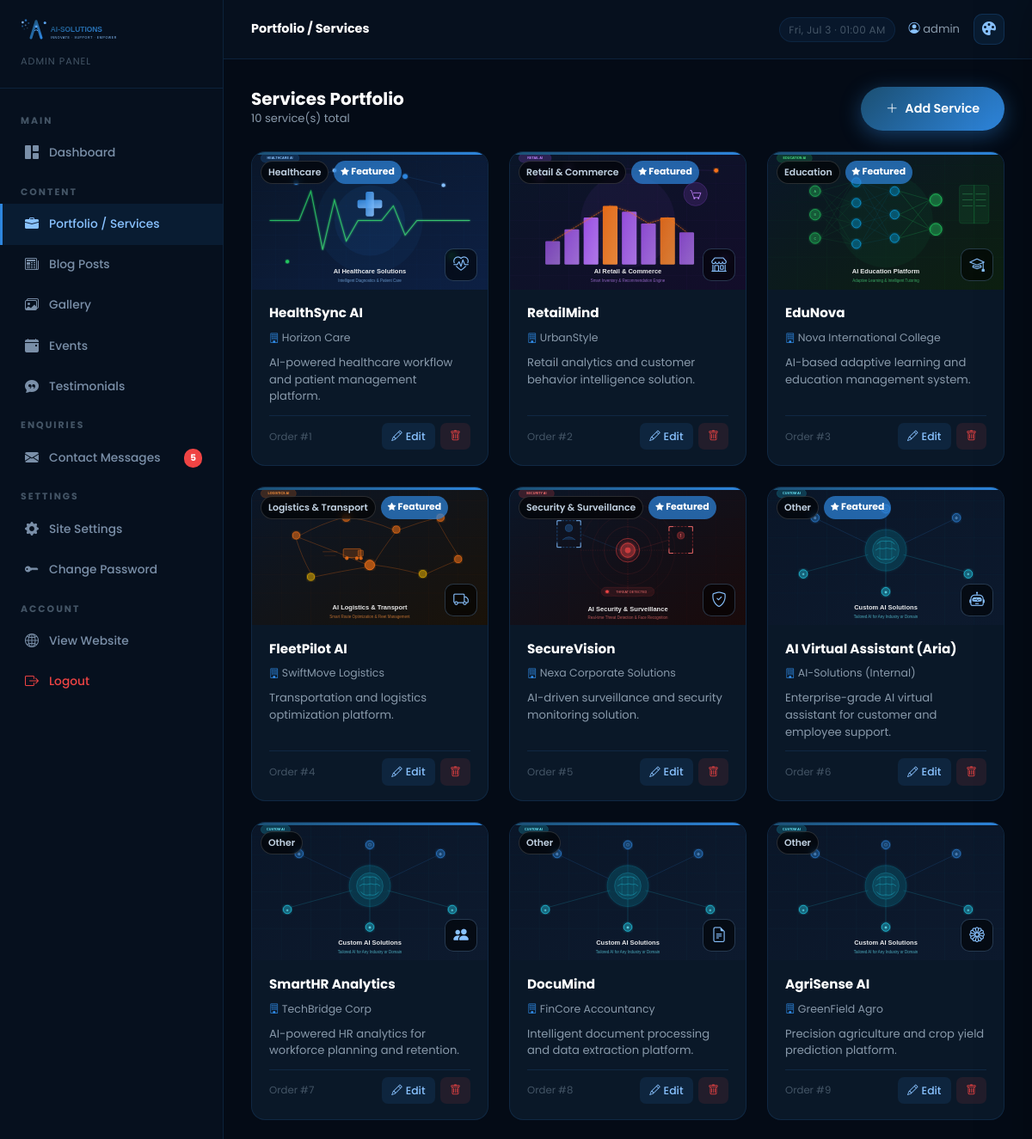
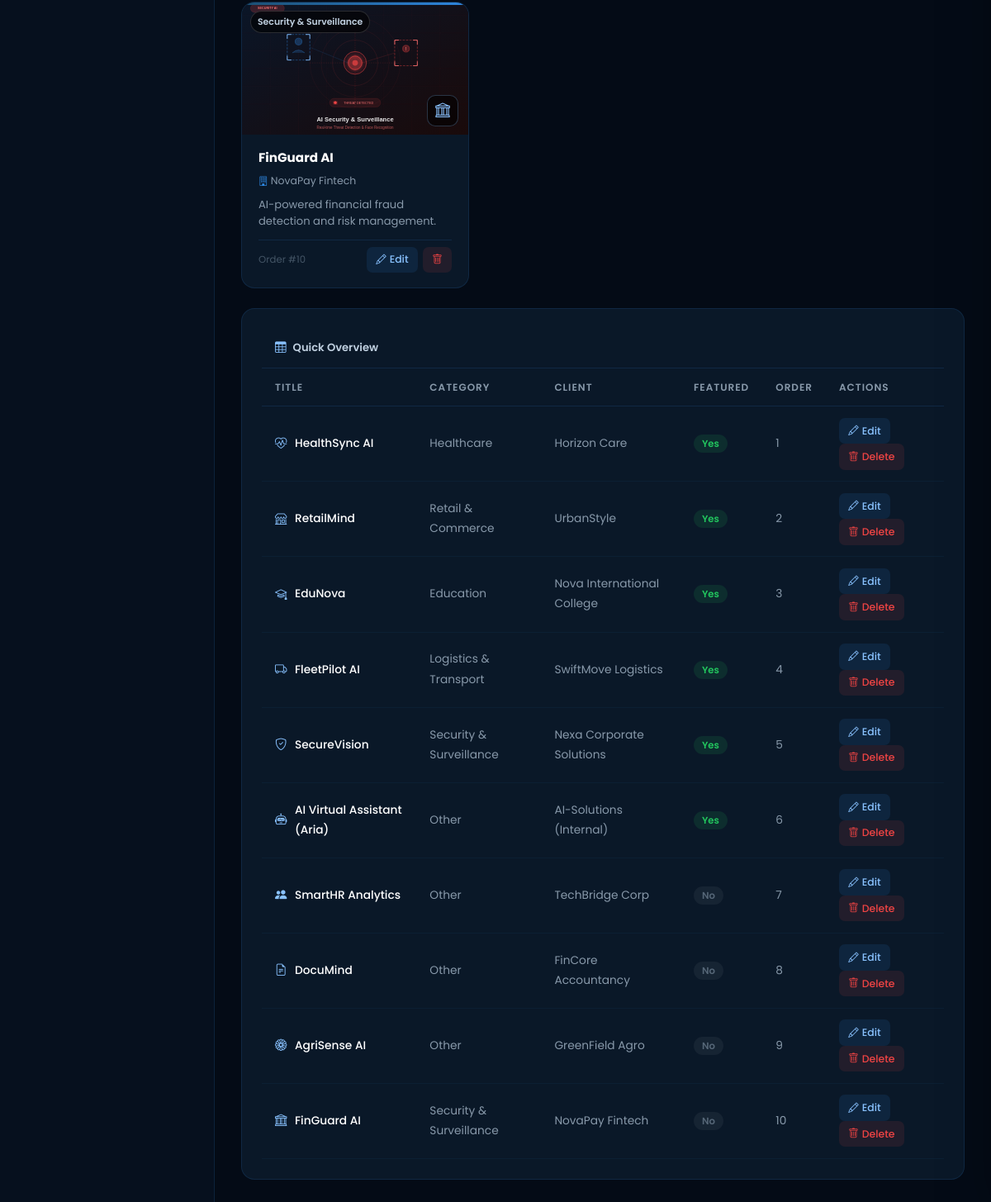
Page /panel/services/ (signed in) on the committed database (2 pictures, top to bottom).
### core/models.py (models this page shows, shortened)
class Service(models.Model):
    CATEGORY_CHOICES = [
        ('healthcare', 'Healthcare'),
        ('retail', 'Retail & Commerce'),
        ('education', 'Education'),
        ('logistics', 'Logistics & Transport'),
        ('security', 'Security & Surveillance'),
        ('other', 'Other'),
    ]
    title = models.CharField(max_length=200)
    slug = models.SlugField(unique=True)
    category = models.CharField(max_length=50, choices=CATEGORY_CHOICES, default='other')
    short_description = models.CharField(max_length=300)
    description = models.TextField()
    features = models.JSONField(default=list)
    icon = models.CharField(max_length=100, default='bi-gear')
    image = models.ImageField(upload_to='services/', blank=True, null=True)
    client_name = models.CharField(max_length=100, blank=True)
    is_featured = models.BooleanField(default=False)
    order = models.PositiveIntegerField(default=0)
    created_at = models.DateTimeField(auto_now_add=True)
    class Meta:
        ordering = ['order', 'title']
        verbose_name = 'Service / Portfolio'
        verbose_name_plural = 'Services / Portfolio'

### panel/views.py (the view)
    def wrapper(request, *args, **kwargs):
        if not request.user.is_authenticated:
            return redirect('panel_login')
        if not request.user.is_staff:
            messages.error(request, 'Access denied.')
            return redirect('panel_login')
        return view_func(request, *args, **kwargs)

### templates/panel/services_list.html (shortened to what this page needs)
{% extends 'panel/base_panel.html' %}
{% load static %}
{% block page_title %}Portfolio / Services{% endblock %}
{% block content %}
<div class="d-flex justify-content-between align-items-center mb-4">
  <div>
    <h5 style="color:#fff;font-weight:700;margin:0;">Services Portfolio</h5>
    <p style="font-size:.82rem;color:var(--text-muted);margin:0;">{{ services.count }} service(s) total</p>
  </div>
  <a href="{% url 'panel_service_add' %}" class="btn-primary-custom" style="display:inline-flex;">
    <i class="bi bi-plus-lg"></i> Add Service
  </a>
</div>
<div class="row g-4 mb-4">
  {% for s in services %}
  <div class="col-xl-4 col-md-6">
    <div class="panel-card" style="position:relative;padding:0;overflow:hidden;display:flex;flex-direction:column;height:100%;">
      <div style="position:absolute;top:0;left:0;right:0;height:3px;background:var(--gradient-1);z-index:1;"></div>
      <div style="position:relative;height:160px;overflow:hidden;background:#0a1628;">
        {% if s.image %}
          <img src="{{ s.image.url }}" alt="{{ s.title }}"
               style="width:100%;height:100%;object-fit:cover;opacity:0.85;">
        {% else %}
          {% if s.category == 'healthcare' %}
            <img src="{% static 'images/service-healthcare.svg' %}" alt="{{ s.title }}"
                 style="width:100%;height:100%;object-fit:cover;">
          {% elif s.category == 'retail' %}
            <img src="{% static 'images/service-retail.svg' %}" alt="{{ s.title }}"
                 style="width:100%;height:100%;object-fit:cover;">
          {% elif s.category == 'education' %}
            <img src="{% static 'images/service-education.svg' %}" alt="{{ s.title }}"
                 style="width:100%;height:100%;object-fit:cover;">
          {% elif s.category == 'logistics' %}
            <img src="{% static 'images/service-logistics.svg' %}" alt="{{ s.title }}"
                 style="width:100%;height:100%;object-fit:cover;">
          {% elif s.category == 'security' %}
            <img src="{% static 'images/service-security.svg' %}" alt="{{ s.title }}"
                 style="width:100%;height:100%;object-fit:cover;">
          {% else %}
            <img src="{% static 'images/service-other.svg' %}" alt="{{ s.title }}"
                 style="width:100%;height:100%;object-fit:cover;">
          {% endif %}
        {% endif %}
        <div style="position:absolute;top:10px;left:10px;display:flex;gap:6px;">
          <span style="background:rgba(0,0,0,0.6);border:1px solid rgba(255,255,255,0.15);color:#c0d0e0;font-size:.68rem;font-weight:600;padding:3px 8px;border-radius:20px;backdrop-filter:blur(4px);">
            {{ s.get_category_display }}
          </span>
          {% if s.is_featured %}
          <span style="background:rgba(46,134,222,0.7);color:#fff;font-size:.68rem;font-weight:700;padding:3px 8px;border-radius:20px;">
            <i class="bi bi-star-fill" style="font-size:.6rem;"></i> Featured
          </span>
          {% endif %}
        </div>
        <div style="position:absolute;bottom:10px;right:12px;width:38px;height:38px;border-radius:10px;background:rgba(0,0,0,0.55);border:1px solid rgba(137,194,255,0.25);display:flex;align-items:center;justify-content:center;backdrop-filter:blur(4px);">
          <i class="bi {{ s.icon }}" style="color:#89C2FF;font-size:1.1rem;"></i>
        </div>
      </div>
      <div style="padding:1.1rem 1.25rem;flex:1;display:flex;flex-direction:column;gap:.5rem;">
        <h6 style="color:#fff;font-weight:700;font-size:.95rem;margin:0;line-height:1.3;">{{ s.title }}</h6>
        {% if s.client_name %}
        <p style="font-size:.78rem;color:var(--text-muted);margin:0;">
          <i class="bi bi-building" style="color:var(--primary);font-size:.72rem;"></i> {{ s.client_name }}
        </p>
        {% endif %}
        <p style="font-size:.82rem;color:#8899aa;margin:0;line-height:1.5;flex:1;">
          {{ s.short_description|truncatechars:90 }}
        </p>
        <div style="display:flex;align-items:center;justify-content:space-between;padding-top:.5rem;border-top:1px solid var(--dark-border);margin-top:.25rem;">
          <span style="font-size:.73rem;color:#445566;">Order #{{ s.order }}</span>
          <div style="display:flex;gap:.4rem;">
            <a href="{% url 'panel_service_edit' s.pk %}" class="btn-panel-sm btn-panel-edit"><i class="bi bi-pencil"></i> Edit</a>
            <form method="post" action="{% url 'panel_service_delete' s.pk %}" class="d-inline"
                  onsubmit="return confirm('Delete {{ s.title }}?')">
              <button type="submit" class="btn-panel-sm btn-panel-delete"><i class="bi bi-trash"></i></button>
            </form>
          </div>
        </div>
      </div>
    </div>
  </div>
  {% endfor %}
</div>
{% if services.count > 0 %}
<div class="panel-card" style="margin-top:.5rem;">
  <div style="padding:.75rem 1rem;border-bottom:1px solid var(--dark-border);display:flex;align-items:center;gap:.5rem;">
    <i class="bi bi-table" style="color:var(--secondary);font-size:.85rem;"></i>
    <span style="font-size:.82rem;font-weight:600;color:#c0d0e0;">Quick Overview</span>
  </div>
  <div class="table-responsive">
    <table class="panel-table">
      <thead>
        <tr><th>Title</th><th>Category</th><th>Client</th><th>Featured</th><th>Order</th><th>Actions</th></tr>
      </thead>
      <tbody>
        {% for s in services %}
        <tr>
          <td style="color:#fff;font-weight:500;">
            <div style="display:flex;align-items:center;gap:.6rem;">
              <i class="bi {{ s.icon }}" style="color:#89C2FF;font-size:.9rem;"></i>
              {{ s.title }}
            </div>
          </td>
          <td>{{ s.get_category_display }}</td>
          <td>{{ s.client_name|default:"—" }}</td>
          <td>{% if s.is_featured %}<span class="badge-published">Yes</span>{% else %}<span class="badge-read">No</span>{% endif %}</td>
          <td>{{ s.order }}</td>
          <td>
            <a href="{% url 'panel_service_edit' s.pk %}" class="btn-panel-sm btn-panel-edit"><i class="bi bi-pencil"></i> Edit</a>
            <form method="post" action="{% url 'panel_service_delete' s.pk %}" class="d-inline"
                  onsubmit="return confirm('Delete {{ s.title }}?')">
              <button type="submit" class="btn-panel-sm btn-panel-delete"><i class="bi bi-trash"></i> Delete</button>
            </form>
          </td>
        </tr>
        {% endfor %}
      </tbody>
    </table>
  </div>
</div>
{% endif %}
{% endblock %}

### templates/panel/base_panel.html (shortened to what this page needs)
{% load static %}
<!DOCTYPE html>
<html lang="en">
<head>
  <link href="https://cdn.jsdelivr.net/npm/bootstrap@5.3.3/dist/css/bootstrap.min.css" rel="stylesheet">
  <link rel="stylesheet" href="https://cdn.jsdelivr.net/npm/bootstrap-icons@1.11.3/font/bootstrap-icons.min.css">
  <link rel="stylesheet" href="{% static 'css/style.css' %}">
</head>
<body>
<div class="panel-wrapper">
  <aside class="panel-sidebar">
    <div class="panel-sidebar-header">
      <a href="{% url 'home' %}" class="d-block">
        <img src="{% static 'images/logo.svg' %}" alt="AI-Solutions" height="36">
      </a>
      <div style="font-size:.7rem;color:#445566;margin-top:6px;letter-spacing:1px;text-transform:uppercase;">Admin Panel</div>
    </div>
    <nav class="panel-nav">
      <span class="panel-nav-section">Main</span>
      <a href="{% url 'panel_dashboard' %}" class="panel-nav-link {% if request.resolver_match.url_name == 'panel_dashboard' %}active{% endif %}">
        <i class="bi bi-grid-1x2-fill"></i> Dashboard
      </a>
      <span class="panel-nav-section">Content</span>
      <a href="{% url 'panel_services' %}" class="panel-nav-link {% if 'panel_service' in request.resolver_match.url_name %}active{% endif %}">
        <i class="bi bi-briefcase-fill"></i> Portfolio / Services
      </a>
      <a href="{% url 'panel_blog' %}" class="panel-nav-link {% if 'panel_blog' in request.resolver_match.url_name %}active{% endif %}">
        <i class="bi bi-newspaper"></i> Blog Posts
      </a>
      <a href="{% url 'panel_gallery' %}" class="panel-nav-link {% if request.resolver_match.url_name == 'panel_gallery' %}active{% endif %}">
        <i class="bi bi-images"></i> Gallery
      </a>
      <a href="{% url 'panel_events' %}" class="panel-nav-link {% if 'panel_event' in request.resolver_match.url_name %}active{% endif %}">
        <i class="bi bi-calendar-event-fill"></i> Events
      </a>
      <a href="{% url 'panel_testimonials' %}" class="panel-nav-link {% if 'panel_testimonial' in request.resolver_match.url_name %}active{% endif %}">
        <i class="bi bi-chat-quote-fill"></i> Testimonials
      </a>
      <span class="panel-nav-section">Enquiries</span>
      <a href="{% url 'panel_contacts' %}" class="panel-nav-link {% if 'panel_contact' in request.resolver_match.url_name %}active{% endif %}">
        <i class="bi bi-envelope-fill"></i> Contact Messages
        {% with unread_count=unread_messages_count %}
        {% if unread_count > 0 %}
        <span style="margin-left:auto;background:#ef4444;color:#fff;font-size:.65rem;font-weight:700;padding:2px 7px;border-radius:10px;">{{ unread_count }}</span>
        {% endif %}
        {% endwith %}
      </a>
      <span class="panel-nav-section">Settings</span>
      <a href="{% url 'panel_settings' %}" class="panel-nav-link {% if request.resolver_match.url_name == 'panel_settings' %}active{% endif %}">
        <i class="bi bi-gear-fill"></i> Site Settings
      </a>
      <a href="{% url 'panel_password' %}" class="panel-nav-link {% if request.resolver_match.url_name == 'panel_password' %}active{% endif %}">
        <i class="bi bi-key-fill"></i> Change Password
      </a>
      <span class="panel-nav-section">Account</span>
      <a href="{% url 'home' %}" class="panel-nav-link" target="_blank">
        <i class="bi bi-globe2"></i> View Website
      </a>
      <a href="{% url 'panel_logout' %}" class="panel-nav-link" style="color:#ef4444;">
        <i class="bi bi-box-arrow-right"></i> Logout
      </a>
    </nav>
  </aside>
  <div class="panel-main">
    <div class="panel-topbar">
      <h6 style="font-size:.9rem;font-weight:700;color:#fff;margin:0;">{% block page_title %}Dashboard{% endblock %}</h6>
      <div class="d-flex align-items-center gap-3">
        <span class="panel-topbar-date d-none d-sm-block" id="panel-clock"></span>
        <span style="font-size:.82rem;color:var(--text-muted);">
          <i class="bi bi-person-circle" style="color:var(--secondary);"></i>
          {{ request.user.get_full_name|default:request.user.username }}
        </span>
        <button class="tc-trigger-btn" onclick="tcOpen()" title="Theme Customizer">
          <i class="bi bi-palette-fill"></i>
        </button>
      </div>
    </div>
    <div class="panel-content">
      {% block content %}{% endblock %}
    </div>
  </div>
</div>
</body>
</html>

### rows in the picture
Service: category "Healthcare", is_featured True (drawn), title "HealthSync AI", client_name "Horizon Care", short_description "AI-powered healthcare workflow and patient management platform.", order "1"
Service: category "Retail & Commerce", is_featured True (drawn), title "RetailMind", client_name "UrbanStyle", short_description "Retail analytics and customer behavior intelligence solution.", order "2"
Service: category "Education", is_featured True (drawn), title "EduNova", client_name "Nova International College", short_description "AI-based adaptive learning and education management system.", order "3"
Service: category "Logistics & Transport", is_featured True (drawn), title "FleetPilot AI", client_name "SwiftMove Logistics", short_description "Transportation and logistics optimization platform.", order "4"
Service: category "Security & Surveillance", is_featured True (drawn), title "SecureVision", client_name "Nexa Corporate Solutions", short_description "AI-driven surveillance and security monitoring solution.", order "5"
Service: category "Other", is_featured True (drawn), title "AI Virtual Assistant (Aria)", client_name "AI-Solutions (Internal)", short_description "Enterprise-grade AI virtual assistant for customer and employee support.", order "6"
Service: category "Other", title "SmartHR Analytics", client_name "TechBridge Corp", short_description "AI-powered HR analytics for workforce planning and retention.", order "7", is_featured "No"
Service: category "Other", title "DocuMind", client_name "FinCore Accountancy", short_description "Intelligent document processing and data extraction platform.", order "8", is_featured "No"
Service: category "Other", title "AgriSense AI", client_name "GreenField Agro", short_description "Precision agriculture and crop yield prediction platform.", order "9", is_featured "No"
Service: category "Security & Surveillance", title "FinGuard AI", client_name "NovaPay Fintech", short_description "AI-powered financial fraud detection and risk management.", order "10", is_featured "No"

### other values in the picture
{{ unread_count }} "5"
{{ request.user.get_full_name|default:request.user.username }} "admin"
{{ services.count }} "10"
